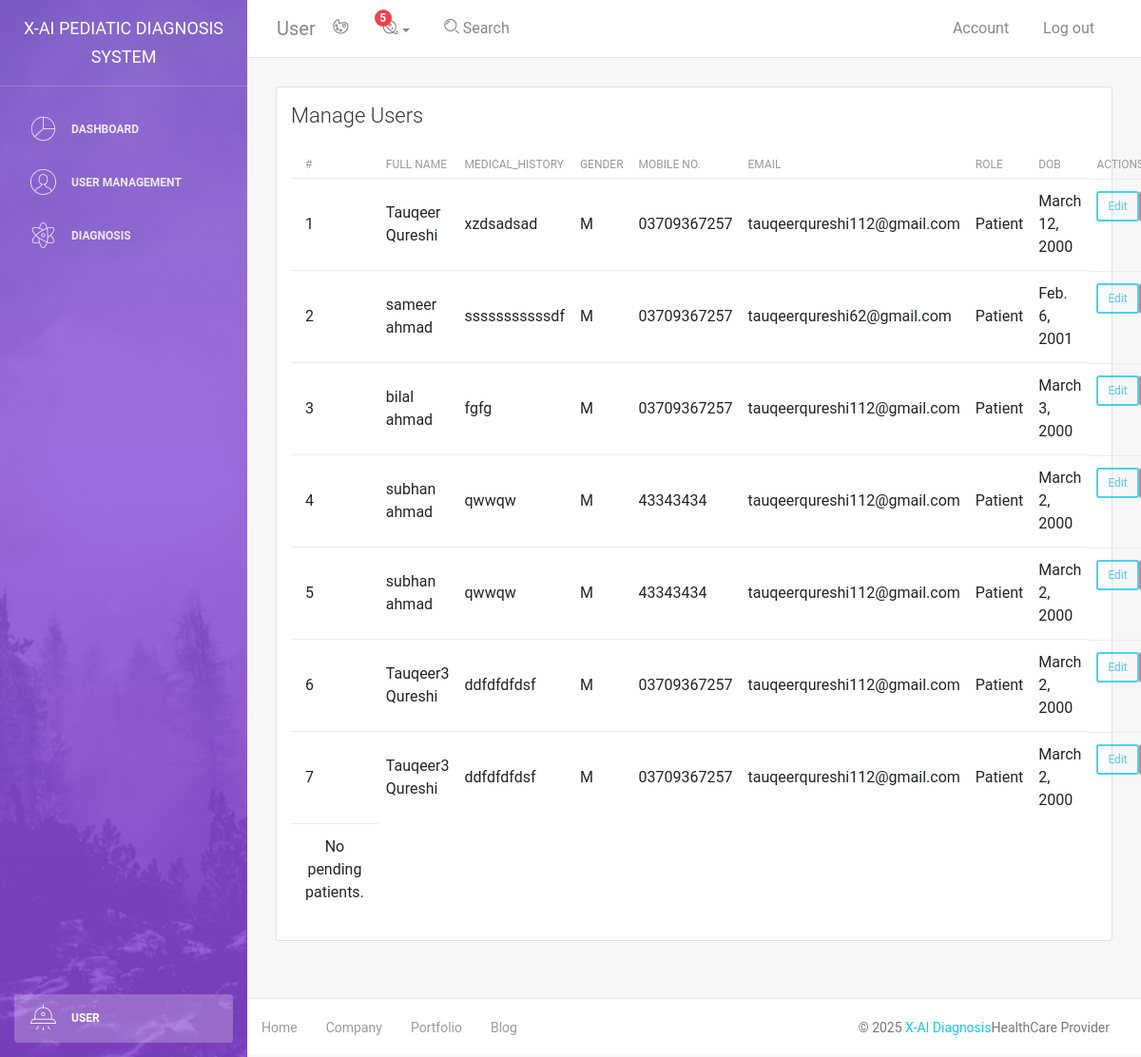
Page /manage_user/ on the committed database.
### main/models.py (models this page shows, shortened)
class PatientCreatedByDoctor(models.Model):
    doctor = models.ForeignKey(
        User,
        on_delete=models.CASCADE,
        related_name='created_patients',
        limit_choices_to={'user_type': 'doctor'}
    )
    fname = models.CharField(max_length=100)
    lname = models.CharField(max_length=100)
    dob = models.DateField(blank=True, null=True)
    parents = models.CharField(max_length=100)
    GENDER_CHOICES = [
        ('M', 'Male'),
        ('F', 'Female'),
        ('O', 'Other'),
    ]
    gender = models.CharField(max_length=1, choices=GENDER_CHOICES)
    address = models.TextField()
    contact_number = models.CharField(max_length=15)
    email = models.CharField(max_length=200)
    medical_history = models.CharField(max_length=500)
    created_at = models.DateTimeField(auto_now_add=True)
    show_on_dashboard = models.BooleanField(default=True)
    is_staff = models.BooleanField(default=False)
    is_active = models.BooleanField(default=True)

### main/views.py (the view)
# urls.py: path('manage_user/' , views.manage_user , name='manageuser'),
def manage_user(request):
    visible_patients = PatientCreatedByDoctor.objects.filter(show_on_dashboard=True)
    pending_patients = PatientCreatedByDoctor.objects.filter(show_on_dashboard=False)
    return render(request, 'manage_user.html', {
        'visible_patients': visible_patients,
        'pending_patients': pending_patients,
    })

### main/templates/manage_user.html (shortened to what this page needs)
{% load static %}
<!DOCTYPE html>
<html lang="en">
<head>
    <link rel="stylesheet" href="https://maxcdn.bootstrapcdn.com/font-awesome/latest/css/font-awesome.min.css" />
    <link href="{% static 'assets/css/bootstrap.min.css' %}" rel="stylesheet" />
    <link href="{% static 'assets/css/light-bootstrap-dashboard.css' %}?v=2.0.0" rel="stylesheet" />
    <link href="{% static 'assets/css/demo.css' %}" rel="stylesheet" />
</head>
<body>
    <div class="wrapper">
        <div class="sidebar" data-image="{% static 'assets/img/sidebar-5.jpg' %}">
            <div class="sidebar-wrapper">
                <div class="logo">
                    <a href="#" class="simple-text">
                       X-Ai Pediatic Diagnosis System
                    </a>
                </div>
                <ul class="nav">
                    <li>
                        <a class="nav-link" href="dashboard.html">
                            <i class="nc-icon nc-chart-pie-35"></i>
                            <p>Dashboard</p>
                        </a>
                    </li>
                   <li class="nav-item">
                        <a class="nav-link" data-toggle="collapse" href="#userManagement" role="button"
                            aria-expanded="false" aria-controls="userManagement">
                            <i class="nc-icon nc-circle-09"></i>
                            <p>
                                User Management
                            </p>
                        </a>
                    </li>
                     <li>
                        <a class="nav-link" href="./diagnosis.html">
                            <i class="nc-icon nc-atom"></i>
                            <p>Diagnosis</p>
                        </a>
                    </li>
                    <li class="nav-item active active-pro">
                        <a class="nav-link active" href="#">
                            <i class="nc-icon nc-alien-33"></i>
                            <p>USER</p>
                        </a>
                    </li>
                </ul>
            </div>
        </div>
        <div class="main-panel">
            <nav class="navbar navbar-expand-lg " color-on-scroll="500">
                <div class="container-fluid">
                    <a class="navbar-brand" href="#pablo"> User </a>
                    <div class="collapse navbar-collapse justify-content-end" id="navigation">
                        <ul class="nav navbar-nav mr-auto">
                            <li class="nav-item">
                                <a href="#" class="nav-link" data-toggle="dropdown">
                                    <i class="nc-icon nc-palette"></i>
                                </a>
                            </li>
                            <li class="dropdown nav-item">
                                <a href="#" class="dropdown-toggle nav-link" data-toggle="dropdown">
                                    <i class="nc-icon nc-planet"></i>
                                    <span class="notification">5</span>
                                </a>
                            </li>
                            <li class="nav-item">
                                <a href="#" class="nav-link">
                                    <i class="nc-icon nc-zoom-split"></i>
                                    <span class="d-lg-block">&nbsp;Search</span>
                                </a>
                            </li>
                        </ul>
                        <ul class="navbar-nav ml-auto">
                            <li class="nav-item">
                                <a class="nav-link" href="#pablo">
                                    <span class="no-icon">Account</span>
                                </a>
                            </li>
                            <li class="nav-item">
                                <a class="nav-link" href="#pablo">
                                    <span class="no-icon">Log out</span>
                                </a>
                            </li>
                        </ul>
                    </div>
                </div>
            </nav>
          <div class="content">
  <div class="container-fluid">
    <div class="row justify-content-center">
      <div class="col-md-12">
        <div class="card">
          <div class="card-header">
            <h4 class="card-title">Manage Users</h4>
          </div>
          <div class="card-body">
            <div class="table-responsive">
              <table class="table">
                <thead class="text-primary">
                  <tr>
                    <th>#</th>
                    <th>Full Name</th>
                    <th>medical_history</th>
                    <th>Gender</th>
                    <th>Mobile No.</th>
                    <th>Email</th>
                    <th>Role</th>
                    <th>dob</th>
                    <th>Actions</th>
                  </tr>
                </thead>
                <tbody>
                  {% for patient in visible_patients %}
                  <tr>
                    <td>{{ forloop.counter }}</td>
                    <td>{{ patient.fname }} {{ patient.lname }}</td>
                    <td>{{ patient.medical_history }}</td>
                    <td>{{ patient.gender }}</td>
                    <td>{{ patient.contact_number }}</td>
                    <td>{{ patient.email }}</td>
                    <td>Patient</td>
                    <td>{{ patient.dob }}</td>
                    <td>
                      <a href="#" class="btn btn-sm btn-info">Edit</a>
                      <a href="{% url 'toggle_dashboard' patient.id %}"
                         class="btn btn-sm btn-danger"
                         onclick="return confirm('Remove from Dashboard?');">Remove</a>
                    </td>
                  </tr>
                  {% empty %}
                  <tr><td colspan="8" class="text-center">No patients on dashboard.</td></tr>
                  {% endfor %}
                  {% for patient in pending_patients %}
                  <tr>
                    <td>+</td>
                    <td>{{ patient.fname }} {{ patient.lname }}</td>
                    <td>{{ patient.age }}</td>
                    <td>{{ patient.gender }}</td>
                    <td>{{ patient.contact_number }}</td>
                    <td>{{ patient.email }}</td>
                    <td>{{ patient.role }}</td>
                    <td>
                      <a href="{% url 'toggle_dashboard' patient.id %}"
                         class="btn btn-sm btn-success"
                         onclick="return confirm('Add to Dashboard?');">Add</a>
                    </td>
                  </tr>
                  {% empty %}
                  <tr><td colspan="8" class="text-center">No pending patients.</td></tr>
                  {% endfor %}
                </tbody>
              </table>
            </div>
          </div>
        </div>
      </div>
    </div>
  </div>
</div>
            <footer class="footer">
                <div class="container-fluid">
                    <nav>
                        <ul class="footer-menu">
                            <li>
                                <a href="#">
                                    Home
                                </a>
                            </li>
                            <li>
                                <a href="#">
                                    Company
                                </a>
                            </li>
                            <li>
                                <a href="#">
                                    Portfolio
                                </a>
                            </li>
                            <li>
                                <a href="#">
                                    Blog
                                </a>
                            </li>
                        </ul>
                        <p class="copyright text-center">
                            ©
                            <a href="#">X-AI Diagnosis</a>HealthCare Provider
                        </p>
                    </nav>
                </div>
            </footer>
        </div>
    </div>
</body>
</html>

### rows in the picture
PatientCreatedByDoctor: fname "Tauqeer", lname "Qureshi", medical_history "xzdsadsad", gender "M", contact_number "03709367257", email "tauqeerqureshi112@gmail.com", dob "March 12, 2000"
PatientCreatedByDoctor: fname "sameer", lname "ahmad", medical_history "sssssssssssdf", gender "M", contact_number "03709367257", email "tauqeerqureshi62@gmail.com", dob "Feb. 6, 2001"
PatientCreatedByDoctor: fname "bilal", lname "ahmad", medical_history "fgfg", gender "M", contact_number "03709367257", email "tauqeerqureshi112@gmail.com", dob "March 3, 2000"
PatientCreatedByDoctor: fname "subhan", lname "ahmad", medical_history "qwwqw", gender "M", contact_number "43343434", email "tauqeerqureshi112@gmail.com", dob "March 2, 2000"
PatientCreatedByDoctor: fname "subhan", lname "ahmad", medical_history "qwwqw", gender "M", contact_number "43343434", email "tauqeerqureshi112@gmail.com", dob "March 2, 2000"
PatientCreatedByDoctor: fname "Tauqeer3", lname "Qureshi", medical_history "ddfdfdfdsf", gender "M", contact_number "03709367257", email "tauqeerqureshi112@gmail.com", dob "March 2, 2000"
PatientCreatedByDoctor: fname "Tauqeer3", lname "Qureshi", medical_history "ddfdfdfdsf", gender "M", contact_number "03709367257", email "tauqeerqureshi112@gmail.com", dob "March 2, 2000"
